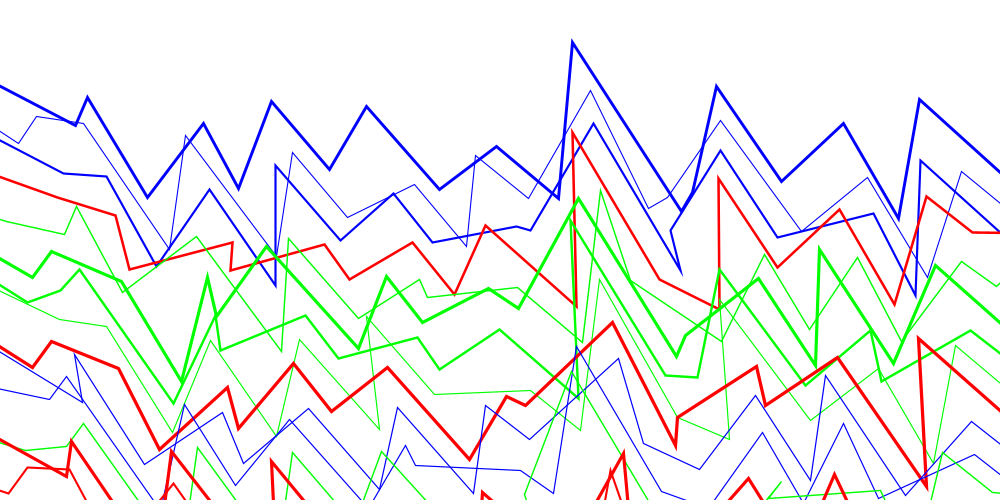
Frame 1 (no input)
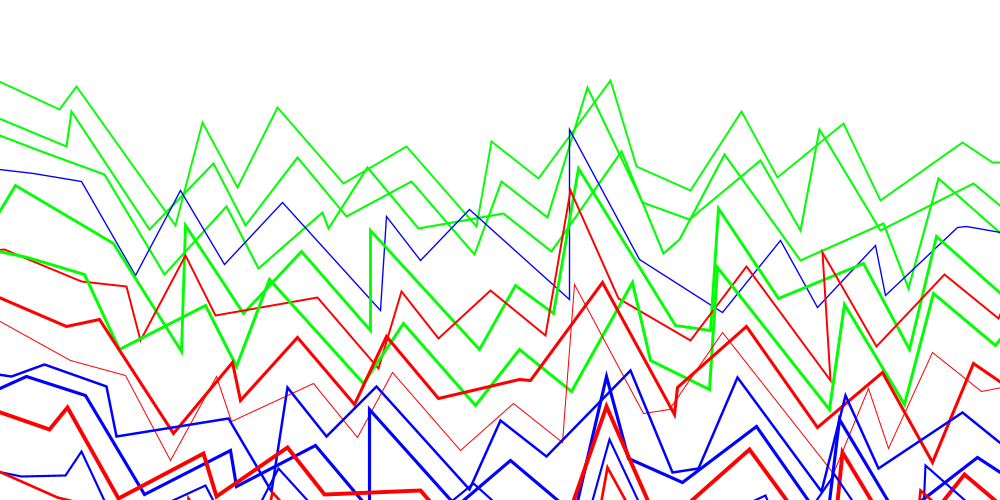
Frame 60 (the mouse pressed at the canvas centre just before this capture)
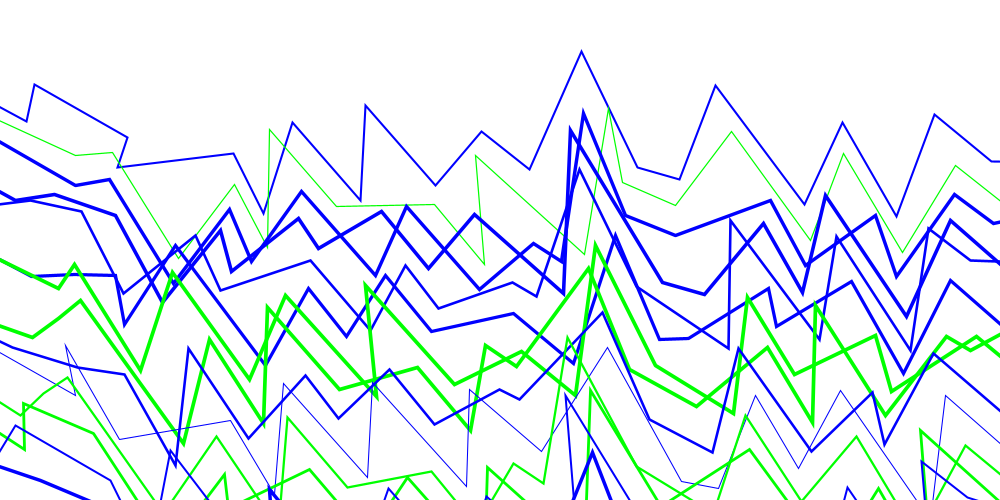
Frame 120 (the mouse held since frame 60 and released just before this capture)

The Processing sketch that drew these frames (run headless with seeded random() and noise(); from frame 60 on, the mouse is pressed at the canvas centre):

// Processing sketch: setesketch
// ── setesketch.pde
color[] paleta={color(0,0,255), color(0,255,0), color(255,0,0)};
float xoff = 0.0;

void setup() {
  size(1000, 500);
  frameRate(8);
}

void draw() {
  background(255);
  noFill();
  xoff = xoff + .01;
  float n = noise(xoff) * width;
  println(n);
  for (int i=100; i<height-5; i=i+30) {
    strokeWeight(random(1, 4));
    stroke(paleta[int(random(paleta.length))]);
    pushMatrix();
    translate(0, i);
    lq(n);
    popMatrix();
  }
}

void lq(float nn) {
  float num=35;
  float[] x={-50, 0, 50, 100, 150, 200, 250, 300, 350, 400, 450, 500, 550, 600, 650, 700, 750, 800, 850, 900, 950, 1000, 1050};
  float [] y={-20, -5, 0, 10, 100, 20, 100, 30, 90, 40, 100, 50, 90, -30, 80, 100, 20, 100, 30, 120, 30, 70, 40, 90, 50, 100, -30};
  pushMatrix();
  beginShape();
  for (int i=0; i<x.length; i=i+1) {
    float r= random(-num, num);
    vertex(x[i]+r, y[i]+r);
  }
  endShape();
  popMatrix();
}
